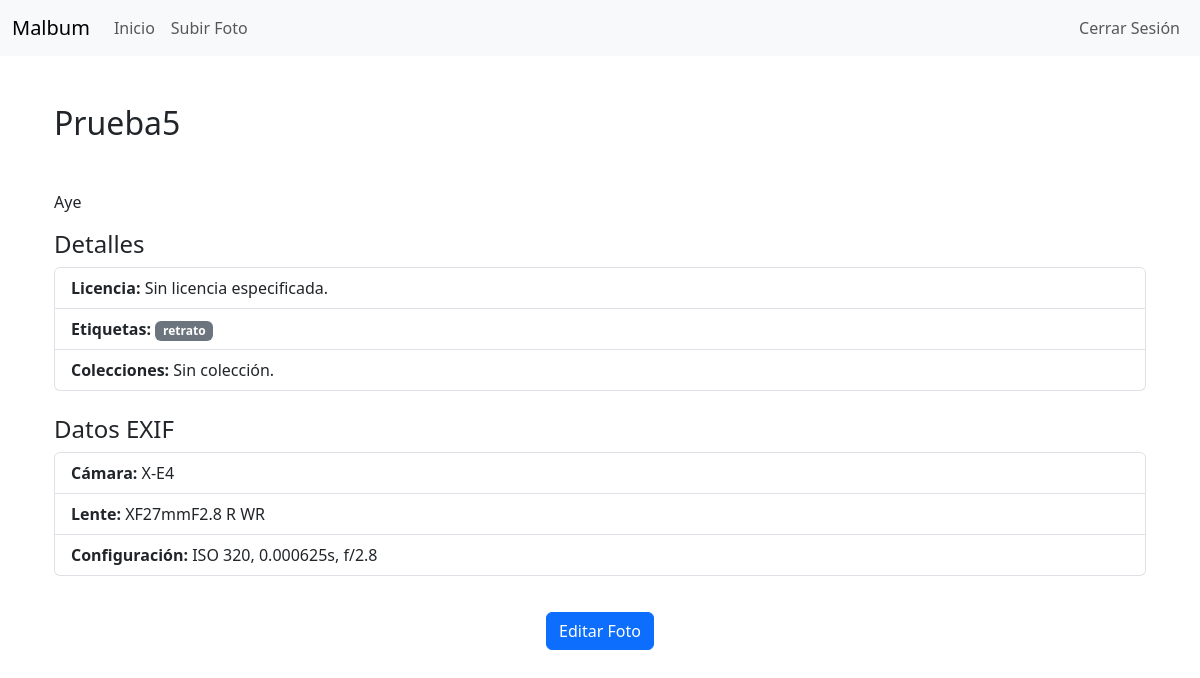
The page /foto/6/ (signed in) on the database its author committed.
### malbum/models.py (models this page shows, shortened)
class Foto(models.Model):
  titulo = models.CharField(max_length=255, verbose_name="Título")
  imagen = models.ImageField(upload_to='fotos/', verbose_name="Imagen")
  descripcion = models.TextField(blank=True, verbose_name="Descripción", help_text="Descripción de la imagen")
  fecha_subida = models.DateTimeField(default=timezone.now, verbose_name="Fecha de subida")
  alt_descripcion = models.CharField(max_length=255, blank=True, verbose_name="Descripción alternativa", help_text="Descripción alternativa para lectores de pantalla")
  licencia = models.CharField(max_length=255, blank=True, verbose_name="Licencia", help_text="Detalles sobre la licencia de imagen (ej. Creative Commons, Copyright, etc.)")
  advertencia_contenido = models.BooleanField(default=False, verbose_name="Advertencia de contenido", help_text="Indica si esta imagen debe mostrarse con una advertencia de contenido.")
  camara = models.CharField(max_length=100, blank=True, verbose_name="Cámara")
  lente = models.CharField(max_length=100, blank=True, verbose_name="Lente")
  configuracion = models.CharField(max_length=255, blank=True, verbose_name="Configuración")
  usuario = models.ForeignKey(get_user_model(), on_delete=models.CASCADE, related_name="fotos", verbose_name="Usuario")
  etiquetas = models.ManyToManyField('Etiqueta', blank=True, related_name="fotos", verbose_name="Etiquetas")
  colecciones = models.ManyToManyField('Coleccion', blank=True, related_name="fotos", verbose_name="Colecciones")

class Etiqueta(models.Model):
  nombre = models.CharField(max_length=100, unique=True, verbose_name="Nombre")

### malbum/views.py (the view)
# urls.py: path('foto/<int:id>/', views.detalle_foto, name='detalle_foto'),
def detalle_foto(request, id):
  foto = get_object_or_404(Foto, id=id)
  context = {
      'foto': foto,
      'etiquetas': foto.etiquetas.all() if foto.etiquetas.exists() else None,
      'colecciones': foto.colecciones.all() if foto.colecciones.exists() else None,
      'licencia': foto.licencia
  }
  return render(request, 'detalle_foto.html', {'foto': foto})

### templates/detalle_foto.html (shortened to what this page needs)
{% extends 'base.html' %}
{% block content %}
<div class="container mt-5">
    <h2>{{ foto.titulo }}</h2>
    <div id="foto-container" class="position-relative">
    </div>
    <p class="mt-3">{% if foto.descripcion %}{{ foto.descripcion }}{% else %}Sin descripción{% endif %}</p>
    <h4>Detalles</h4>
    <ul class="list-group">
        <li class="list-group-item">
            <strong>Licencia:</strong> {{ foto.licencia|default:"Sin licencia especificada." }}
        </li>
        <li class="list-group-item">
            <strong>Etiquetas:</strong>
            {% if foto.etiquetas.exists %}
                {% for etiqueta in foto.etiquetas.all %}
                    <span class="badge bg-secondary">{{ etiqueta.nombre }}</span>
                {% endfor %}
            {% else %}
                No hay etiquetas.
            {% endif %}
        </li>
        <li class="list-group-item">
            <strong>Colecciones:</strong>
            {% if foto.colecciones.exists %}
                {% for coleccion in foto.colecciones.all %}
                    <span class="badge bg-primary">{{ coleccion.titulo }}</span>
                {% endfor %}
            {% else %}
                Sin colección.
            {% endif %}
        </li>
    </ul>
    <h4 class="mt-4">Datos EXIF</h4>
    <ul style="margin-bottom: 36px" class="list-group">
        <li class="list-group-item">
            <strong>Cámara:</strong> {{ foto.camara|default:"No disponible." }}
        </li>
        <li class="list-group-item">
            <strong>Lente:</strong> {{ foto.lente|default:"No disponible." }}
        </li>
        <li class="list-group-item">
            <strong>Configuración:</strong> {{ foto.configuracion|default:"No disponible." }}
        </li>
    </ul>
    {% if user.is_authenticated and user == foto.usuario or user.is_superuser %}
        <div class="text-center mt-4">
            <a href="{% url 'editar_foto' foto.id %}" class="btn btn-primary">
                Editar Foto
            </a>
        </div>
    {% endif %}
</div>
{% endblock %}

### rows shown on the page
Foto: titulo "Prueba5", descripcion "Aye", licencia "Sin licencia especificada.", camara "X-E4", lente "XF27mmF2.8 R WR", configuracion "ISO 320, 0.000625s, f/2.8"
Etiqueta: nombre "retrato"
